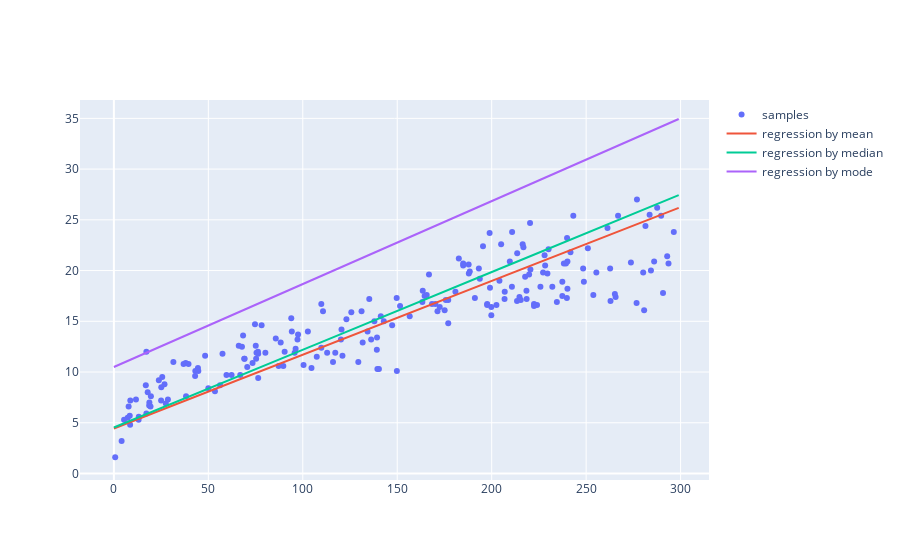

The notebook cell saved with this chart:
### Code cell
data = df2.to_numpy().tolist()
b0_mean, b1_mean = coefficients_by_mean(data)
b0_median, b1_median = coefficients_by_median(data)
b0_mode, b1_mode = coefficients_by_mode(data)

xdat = list(range(0, 300))
ydat_mean = [b0_mean + b1_mean * x for x in range(0, 300)]
ydat_median = [b0_median + b1_median * x for x in range(0, 300)]
ydat_mode = [b0_mode + b1_mode * x for x in range(0, 300)]

fig = go.Figure()

fig.add_trace(go.Scatter(x=df2['TV'], y = df2['Sales'], mode = 'markers', name = 'samples'))
fig.add_trace(go.Scatter(x=xdat, y = ydat_mean, mode = 'lines', name = 'regression by mean'))
fig.add_trace(go.Scatter(x=xdat, y = ydat_median, mode = 'lines', name = 'regression by median'))
fig.add_trace(go.Scatter(x=xdat, y = ydat_mode, mode = 'lines', name = 'regression by mode'))

fig.show()

### Figure 1 — Plotly figure (JSON) as saved in the notebook; plotly's stock layout.template omitted (floating-point values rounded to 4 significant figures; data arrays with more than 128 entries replaced by an {"elided": "..."} marker saying what was removed)
{"data": [{"mode": "markers", "name": "samples", "type": "scatter", "x": {"elided": "200 float values"}, "y": {"elided": "200 float values"}}, {"mode": "lines", "name": "regression by mean", "type": "scatter", "x": {"elided": "300 int values"}, "y": {"elided": "300 float values"}}, {"mode": "lines", "name": "regression by median", "type": "scatter", "x": {"elided": "300 int values"}, "y": {"elided": "300 float values"}}, {"mode": "lines", "name": "regression by mode", "type": "scatter", "x": {"elided": "300 int values"}, "y": {"elided": "300 float values"}}], "layout": {}}
